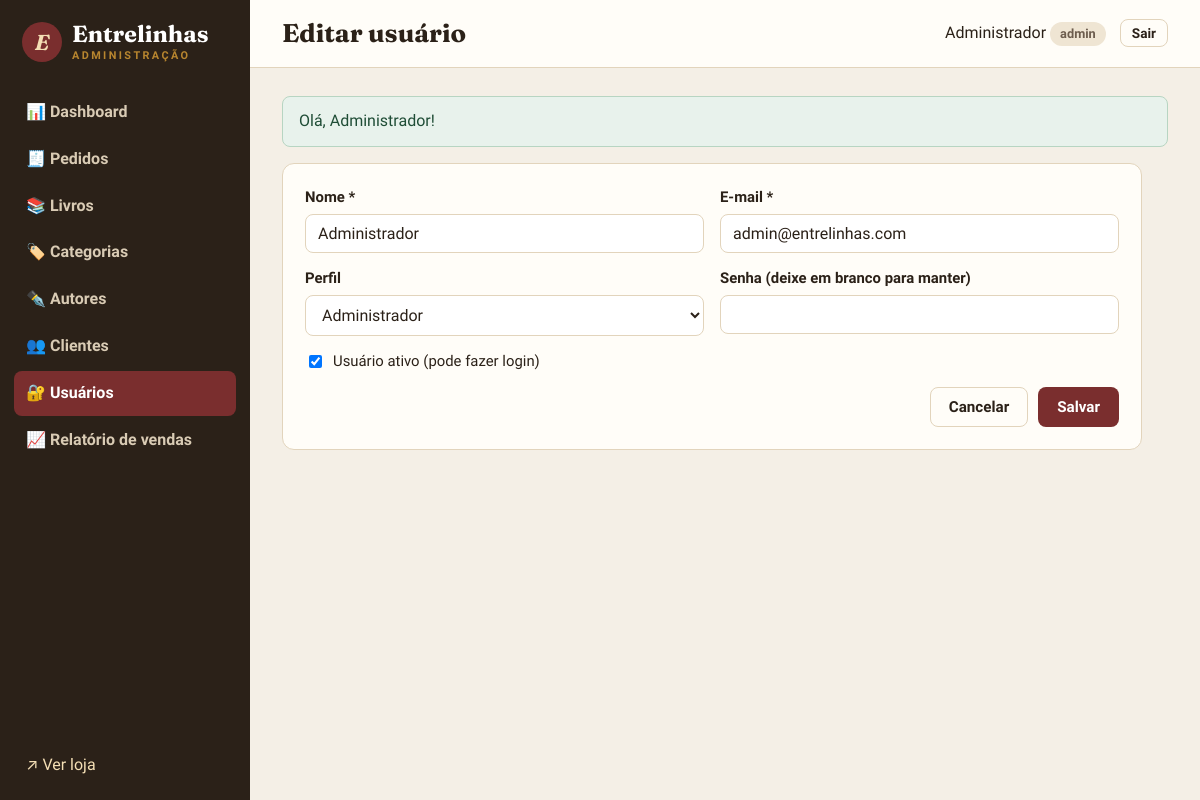
Page /admin/usuarios/1/editar (signed in) on the committed database.
### tables this page shows
CREATE TABLE usuarios (
    id          INT UNSIGNED AUTO_INCREMENT PRIMARY KEY,
    nome        VARCHAR(100) NOT NULL,
    email       VARCHAR(150) NOT NULL UNIQUE,
    senha       VARCHAR(255) NOT NULL,
    perfil      ENUM('admin','funcionario') NOT NULL DEFAULT 'funcionario',
    ativo       TINYINT(1) NOT NULL DEFAULT 1,
    criado_em   DATETIME NOT NULL DEFAULT CURRENT_TIMESTAMP
);

### app/Core/Controller.php (called while the page is built, shortened)
<?php
class Controller
{
    public function render(string $view, array $dados = [], string $layout = 'public'): void
    {
        extract($dados);
        require APP_PATH . "/Views/{$view}.php";
        $conteudo = ob_get_clean();
        require APP_PATH . "/Views/layouts/{$layout}.php";
    }
    protected function renderAdmin(string $view, array $dados = []): void
    {
        $this->render('admin/' . $view, $dados, 'admin');
    }
}

### app/Controllers/Admin/UsuarioController.php (called while the page is built, shortened)
<?php
class UsuarioController extends Controller
{
    private Usuario $model;
    public function __construct()
    {
        $this->model = new Usuario();
    }
    public function edit(int $id): void
    {
        $usuario = $this->model->find($id) ?? $this->naoEncontrado();
        $this->renderAdmin('usuarios/form', ['titulo' => 'Editar usuário', 'usuario' => $usuario]);
    }
}

### public/index.php (called while the page is built, shortened)
<?php
require dirname(__DIR__) . '/app/bootstrap.php';
$router = new App\Core\Router();
$router->dispatch($_SERVER['REQUEST_URI'], $_SERVER['REQUEST_METHOD']);

### app/bootstrap.php (called while the page is built, shortened)
<?php
spl_autoload_register(function (string $classe): void {
    $prefixo = 'App\\';
    $relativo = str_replace('\\', '/', substr($classe, strlen($prefixo)));
    $arquivo = APP_PATH . '/' . $relativo . '.php';
});
require APP_PATH . '/helpers.php';

### app/Core/Database.php (called while the page is built, shortened)
<?php
class Database
{
    private static ?PDO $conexao = null;
    private static array $config = [];
    public static function configure(array $config): void
    {
        self::$config = $config;
    }
    public static function getConnection(): PDO
    {
        if (self::$conexao === null) {
            $c = self::$config;
            $dsn = "mysql:host={$c['host']};port={$c['port']};dbname={$c['name']};charset={$c['charset']}";
            try {
                self::$conexao = new PDO($dsn, $c['user'], $c['pass'], [
                    PDO::ATTR_ERRMODE => PDO::ERRMODE_EXCEPTION,
                    PDO::ATTR_DEFAULT_FETCH_MODE => PDO::FETCH_ASSOC,
                    PDO::ATTR_EMULATE_PREPARES => false,
                ]);
            } catch (PDOException $e) {
                http_response_code(500);
                exit('<h1>Erro ao conectar ao banco de dados</h1><p>Verifique se o container MySQL está rodando '
                    . '(<code>docker compose up -d db</code>).</p><pre>' . htmlspecialchars($e->getMessage()) . '</pre>');
            }
        }
        return self::$conexao;
    }
}

### app/Core/Model.php (called while the page is built, shortened)
<?php
abstract class Model
{
    protected PDO $db;
    protected string $tabela;
    public function __construct()
    {
        $this->db = Database::getConnection();
    }
    public function find(int $id): ?array
    {
        $stmt = $this->db->prepare("SELECT * FROM {$this->tabela} WHERE id = :id");
        $stmt->execute(['id' => $id]);
        return $stmt->fetch() ?: null;
    }
}

### app/helpers.php (called while the page is built, shortened)
<?php
function e(mixed $valor): string
{
    return htmlspecialchars((string) ($valor ?? ''), ENT_QUOTES, 'UTF-8');
}
function base_path(): string
{
    $dir = str_replace('\\', '/', dirname($_SERVER['SCRIPT_NAME'] ?? '/'));
    return rtrim($dir, '/');
}
function url(string $caminho = ''): string
{
    return base_path() . '/' . ltrim($caminho, '/');
}
function asset(string $arquivo): string
{
    return url('assets/' . ltrim($arquivo, '/'));
}
function flashes(): array
{
    $msgs = $_SESSION['flash'] ?? [];
    return $msgs;
}
function old(string $campo, mixed $padrao = ''): mixed
{
    return $_SESSION['old'][$campo] ?? $padrao;
}

### app/Core/Auth.php (called while the page is built, shortened)
<?php
class Auth
{
    public static function usuario(): ?array
    {
        return $_SESSION['usuario'] ?? null;
    }
    public static function isAdmin(): bool
    {
        return (self::usuario()['perfil'] ?? '') === 'admin';
    }
}

### app/Views/admin/usuarios/form.php (the view, shortened to what this page needs)
<?php
$acao = $usuario ? "admin/usuarios/{$usuario['id']}/atualizar" : 'admin/usuarios/salvar';
$perfil = old('perfil', $usuario['perfil'] ?? 'funcionario');
$ativo = isset($_SESSION['old']) ? !empty($_SESSION['old']['ativo']) : (bool) ($usuario['ativo'] ?? true);
?>
<form action="<?= url($acao) ?>" method="post" class="painel form-admin" data-validar novalidate>
    <div class="linha-campos">
        <label>Nome *
            <input type="text" name="nome" value="<?= e(old('nome', $usuario['nome'] ?? '')) ?>" required minlength="3" maxlength="100">
        </label>
        <label>E-mail *
            <input type="email" name="email" value="<?= e(old('email', $usuario['email'] ?? '')) ?>" required maxlength="150">
        </label>
    </div>
    <div class="linha-campos">
        <label>Perfil
            <select name="perfil">
                <option value="admin" <?= $perfil === 'admin' ? 'selected' : '' ?>>Administrador</option>
            </select>
        </label>
        <label>Senha <?= $usuario ? '(deixe em branco para manter)' : '*' ?>
            <input type="password" name="senha" minlength="6" <?= $usuario ? '' : 'required' ?>>
        </label>
    </div>
    <label class="check"><input type="checkbox" name="ativo" value="1" <?= $ativo ? 'checked' : '' ?>> Usuário ativo (pode fazer login)</label>
    <div class="form-botoes">
        <a href="<?= url('admin/usuarios') ?>" class="btn btn-contorno">Cancelar</a>
        <button class="btn btn-primario">Salvar</button>
    </div>
</form>

### app/Core/Router.php (shortened to what this page needs)
<?php
class Router
{
    private array $rotas = [];
    private function add(string $metodo, string $caminho, array $acao): void
    {
        $regex = preg_replace('#\{(\w+)\}#', '(?P<$1>\d+)', rtrim($caminho, '/') ?: '/');
        $this->rotas[$metodo]['#^' . $regex . '$#'] = $acao;
    }
    public function dispatch(string $uri, string $metodo): void
    {
        $caminho = parse_url($uri, PHP_URL_PATH) ?? '/';
        $caminho = rtrim($caminho, '/') ?: '/';
        foreach ($this->rotas[$metodo] ?? [] as $regex => [$controller, $acao]) {
            if (preg_match($regex, $caminho, $m)) {
                $params = array_map('intval', array_filter($m, 'is_string', ARRAY_FILTER_USE_KEY));
                (new $controller())->$acao(...array_values($params));
                return;
            }
        }
    }
}

### app/Views/layouts/admin.php (shortened to what this page needs)
<?php
$usuario = Auth::usuario();
$atual = parse_url($_SERVER['REQUEST_URI'], PHP_URL_PATH);
$ativo = function (string $caminho) use ($atual): string {
    $alvo = url($caminho);
    $igual = $caminho === 'admin' ? rtrim($atual, '/') === rtrim($alvo, '/') : str_starts_with($atual, $alvo);
    return $igual ? 'ativo' : '';
};
?>
<!DOCTYPE html>
<html lang="pt-BR">
<head>
    <link rel="stylesheet" href="<?= asset('css/style.css') ?>">
</head>
<body class="admin">
<aside class="sidebar">
    <a href="<?= url('admin') ?>" class="logo logo-claro">
        <span class="logo-icone">E</span>
        <span>Entrelinhas<small>administração</small></span>
    </a>
    <nav>
        <a class="<?= $ativo('admin') ?>" href="<?= url('admin') ?>">📊 Dashboard</a>
        <a class="<?= $ativo('admin/pedidos') ?>" href="<?= url('admin/pedidos') ?>">🧾 Pedidos</a>
        <a class="<?= $ativo('admin/livros') ?>" href="<?= url('admin/livros') ?>">📚 Livros</a>
        <a class="<?= $ativo('admin/categorias') ?>" href="<?= url('admin/categorias') ?>">🏷️ Categorias</a>
        <a class="<?= $ativo('admin/autores') ?>" href="<?= url('admin/autores') ?>">✒️ Autores</a>
        <a class="<?= $ativo('admin/clientes') ?>" href="<?= url('admin/clientes') ?>">👥 Clientes</a>
        <?php if (Auth::isAdmin()): ?>
            <a class="<?= $ativo('admin/usuarios') ?>" href="<?= url('admin/usuarios') ?>">🔐 Usuários</a>
        <?php endif; ?>
        <a class="<?= $ativo('admin/relatorios') ?>" href="<?= url('admin/relatorios/vendas') ?>">📈 Relatório de vendas</a>
    </nav>
    <div class="sidebar-rodape">
        <a href="<?= url('') ?>" target="_blank">↗ Ver loja</a>
    </div>
</aside>
<div class="admin-principal">
    <header class="admin-topo">
        <h1><?= e($titulo ?? '') ?></h1>
        <div class="admin-usuario">
            <span><?= e($usuario['nome']) ?> <small class="badge"><?= e($usuario['perfil']) ?></small></span>
            <a href="<?= url('admin/sair') ?>" class="btn btn-sm btn-contorno">Sair</a>
        </div>
    </header>
    <main class="admin-conteudo">
        <?php foreach (flashes() as $f): ?>
            <div class="alerta alerta-<?= e($f['tipo']) ?>"><?= e($f['mensagem']) ?></div>
        <?php endforeach; ?>
        <?= $conteudo ?>
    </main>
</div>
</body>
</html>

### public/assets/css/style.css (style rules this page uses)
:root { --papel: #f7f1e6; --papel-escuro: #efe5d3; --cartao: #fffdf8; --tinta: #2b2118; --tinta-suave: #6d5d4e; --borda: #e2d4bc; --vinho: #7a2e2e; --vinho-escuro: #5e2121; --verde: #2f5d50; --ouro: #b8862f; --perigo: #b33a3a; --sombra: 0 1px 2px rgba(43, 33, 24, .06), 0 6px 18px rgba(43, 33, 24, .07); --raio: 10px; --serif: 'Fraunces', Georgia, 'Times New Roman', serif; --sans: 'Source Sans 3', system-ui, -apple-system, 'Segoe UI', sans-serif; }
* { box-sizing: border-box; }
body { margin: 0; font-family: var(--sans); font-size: 16px; line-height: 1.55; color: var(--tinta); background: var(--papel); }
h1, h2, h3 { font-family: var(--serif); font-weight: 700; line-height: 1.2; margin: 0 0 .5em; }
a { color: var(--vinho); text-decoration: none; }
.btn { display: inline-flex; align-items: center; justify-content: center; gap: 6px; padding: 10px 18px; border-radius: 8px; border: 1.5px solid transparent; font: 600 .95rem var(--sans); cursor: pointer; text-decoration: none !important; transition: background .15s, color .15s, transform .1s; }
.btn-primario { background: var(--vinho); color: #fff; }
.btn-contorno { background: transparent; border-color: var(--borda); color: var(--tinta); }
.btn-sm { padding: 5px 11px; font-size: .85rem; }
.alerta { padding: 12px 16px; border-radius: 8px; margin-bottom: 16px; border: 1px solid; transition: opacity .5s; }
.alerta-sucesso { background: #e8f2ec; border-color: #b7d5c2; color: #1f4d36; }
.badge { display: inline-block; padding: 2px 10px; border-radius: 999px; font-size: .8rem; font-weight: 600; background: var(--papel-escuro); color: var(--tinta-suave); white-space: nowrap; }
.logo { display: flex; align-items: center; gap: 10px; color: var(--tinta); text-decoration: none !important; }
.logo span:last-child { font: 700 1.45rem/1 var(--serif); display: flex; flex-direction: column; }
.logo small { font: 600 .68rem var(--sans); letter-spacing: .22em; text-transform: uppercase; color: var(--ouro); margin-top: 3px; }
.logo-icone { width: 40px; height: 40px; border-radius: 50%; display: grid; place-items: center; background: var(--vinho); color: #f4dfb5; font: italic 700 1.35rem var(--serif); }
label { display: flex; flex-direction: column; gap: 5px; font-weight: 600; font-size: .93rem; margin-bottom: 14px; }
input, select, textarea { font: 400 1rem var(--sans); padding: 9px 12px; border: 1.5px solid var(--borda); border-radius: 8px; background: #fff; color: var(--tinta); width: 100%; }
.check { flex-direction: row; align-items: center; gap: 8px; font-weight: 400; }
.check input { width: auto; }
.linha-campos { display: grid; grid-template-columns: 1fr 1fr; gap: 0 16px; }
body.admin { display: grid; grid-template-columns: 250px 1fr; min-height: 100vh; background: #f4efe6; }
.sidebar { background: var(--tinta); color: #d9cbb4; padding: 22px 14px; display: flex; flex-direction: column; position: sticky; top: 0; height: 100vh; }
.logo-claro { color: #fff; margin: 0 8px 28px; }
.sidebar nav { display: flex; flex-direction: column; gap: 2px; }
.sidebar nav a { color: #d9cbb4; padding: 10px 12px; border-radius: 8px; font-weight: 600; }
.sidebar nav a.ativo { background: var(--vinho); color: #fff; }
.sidebar-rodape { margin-top: auto; padding: 0 12px; }
.sidebar-rodape a { color: #f4dfb5; }
.admin-principal { min-width: 0; }
.admin-topo { display: flex; justify-content: space-between; align-items: center; padding: 18px 32px; background: var(--cartao); border-bottom: 1px solid var(--borda); }
.admin-topo h1 { font-size: 1.6rem; margin: 0; }
.admin-usuario { display: flex; align-items: center; gap: 14px; }
.admin-conteudo { padding: 28px 32px; }
.painel { background: var(--cartao); border: 1px solid var(--borda); border-radius: 12px; padding: 22px; margin-bottom: 22px; }
.form-admin { max-width: 860px; }
.form-botoes { display: flex; justify-content: flex-end; gap: 10px; margin-top: 8px; grid-column: 1 / -1; }

### rows in the picture
usuarios: nome "Administrador", perfil "admin", email "admin@entrelinhas.com", perfil "Administrador", ativo "☑"

### other values in the picture
$f['mensagem'] "Olá, Administrador!"
